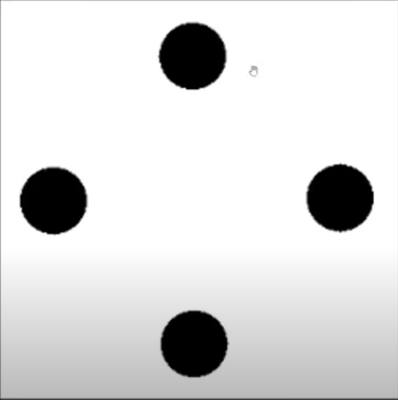
#> input picture images/binary1.png, 398 x 400 px, found by its file name
$ jupyter execute --allow-errors 2_merge_img.ipynb
#> lines starting #> are read from the running program, lines starting #| are printed output that depends on the picture
# merge two images

[cell 1]
import cv2
import numpy as np

[cell 2]
img1 = cv2.imread(r"images\img2.jpg")
img2 = cv2.imread(r"images\img3.jpg")

#> (the rest of this cell did not finish here and is left out)

# bitwise operation

[cell 3]
#  work on "0", "1"

img1 = cv2.imread(r"images\binary1.png")
#> img1 is the input picture: shape (400, 398, 3); min 0, max 255, mean 219.1
img2 = cv2.imread(r"images\binary2.png")
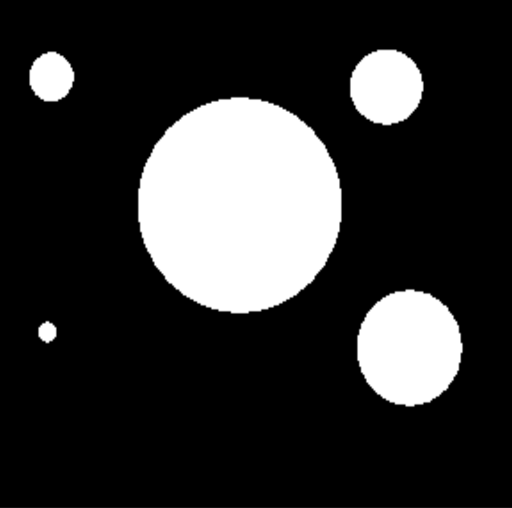
#> input picture images/binary2.png, 1024 x 1016 px, found by its file name (shown at 1/2 size)
#> img2 is the input picture: shape (1016, 1024, 3); min 0, max 255, mean 49.1

img1 = cv2.resize(img1, (350, 340))
#> img1: shape (340, 350, 3)
img2 = cv2.resize(img2, (350, 340))
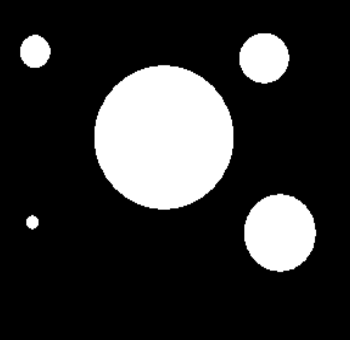
#> img2: shape (340, 350, 3); min 0, max 255, mean 49.1


new_img = cv2.bitwise_and(img1, img2) # follow and
new_img = cv2.bitwise_or(img1, img2)  # follow or
new_img = cv2.bitwise_xor(img1, img2)  # follow ex-or
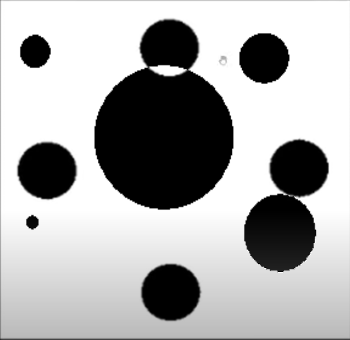
#> new_img: shape (340, 350, 3); min 0, max 255, mean 172.1
new_img = cv2.bitwise_not(img1)
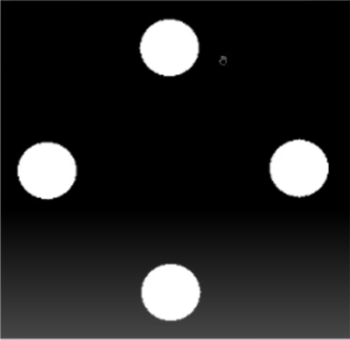
#> new_img: shape (340, 350, 3); min 0, max 255, mean 35.9
new_img1 = cv2.bitwise_not(img2)
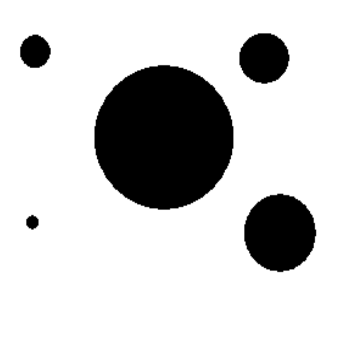
#> new_img1: shape (340, 350, 3); min 0, max 255, mean 205.9

h = np.hstack((img1, new_img))
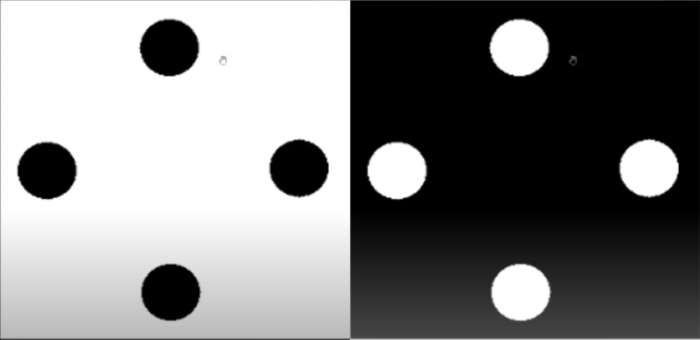
#> h: shape (340, 700, 3); min 0, max 255, mean 127.5
h1 = np.hstack((img2, new_img1))
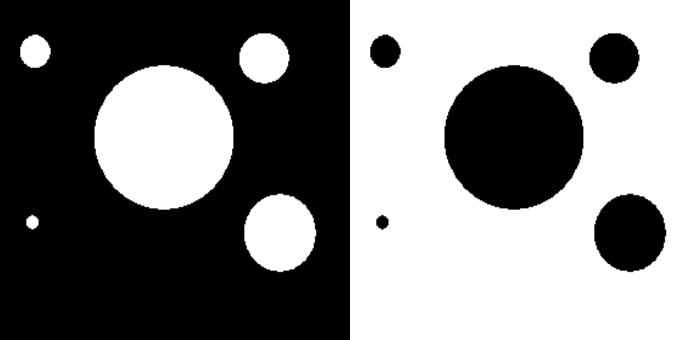
#> h1: shape (340, 700, 3); min 0, max 255, mean 127.5

v = np.vstack((h, h1))
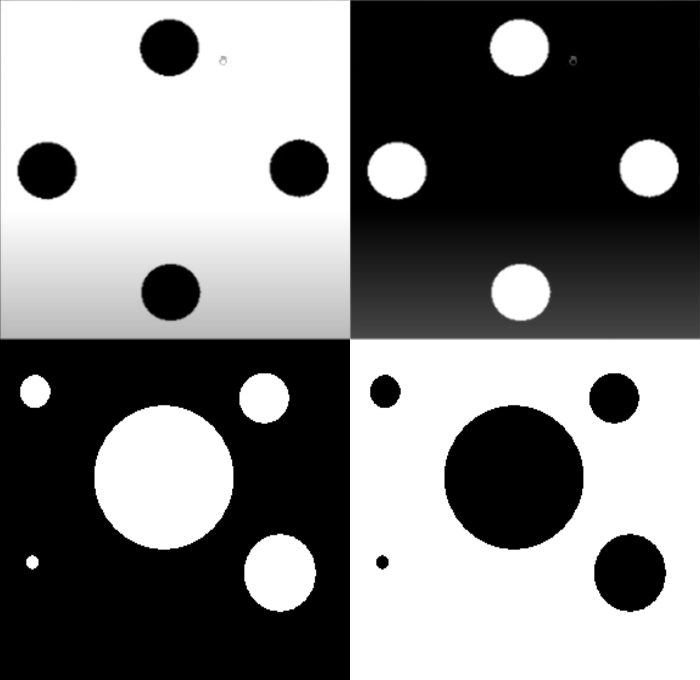
#> v: shape (680, 700, 3); min 0, max 255, mean 127.5

cv2.imshow("merge_img", v)
cv2.waitKey(0)
cv2.destroyAllWindows()
